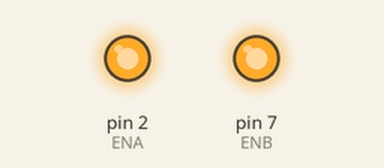
This sketch was run on a simulated Arduino Uno, built with avr-gcc and run on an emulated ATmega328P. Parts: output pins drawn as LEDs (lit = HIGH).

Above: at 0.1 s.
Timing chart, 0 to 1.6 s (numbered marks = the images above):
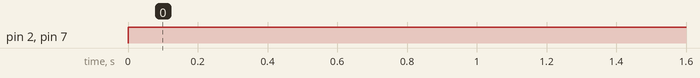

The sketch:

test_run.ino
```cpp
#include <PID_v1.h>

#define PinIn A0
#define ENA 2
#define IN1 3
#define IN2 4
#define IN3 5
#define IN4 6
#define ENB 7

double SetPoint, InPut, OutPut;
double Kp = 2, Ki = 1, Kd = 0.1;
PID lpid(&InPut, &OutPut, &SetPoint, Kp, Ki, Kd, DIRECT);


void setup()
{
  pinMode(PinIn, INPUT);
  InPut = analogRead(A0);
  SetPoint = 2.25;
  lpid.SetMode(AUTOMATIC);
  Serial.begin(19200);// put your setup code here, to run once:

}

void loop()
{
  analogWrite(ENA, 255);
  digitalWrite(IN1, HIGH);
  digitalWrite(IN2, LOW);
  analogWrite(ENB, 255);
  digitalWrite(IN3, HIGH);
  digitalWrite(IN4, LOW);
 // Serial.print(analogWrite(ENA));
  /// put your main code here, to run repeatedly:
}
```

Measured:
- by itself, pin 2 (ENA), pin 7 (ENB): LOW → HIGH at 0.00 s
